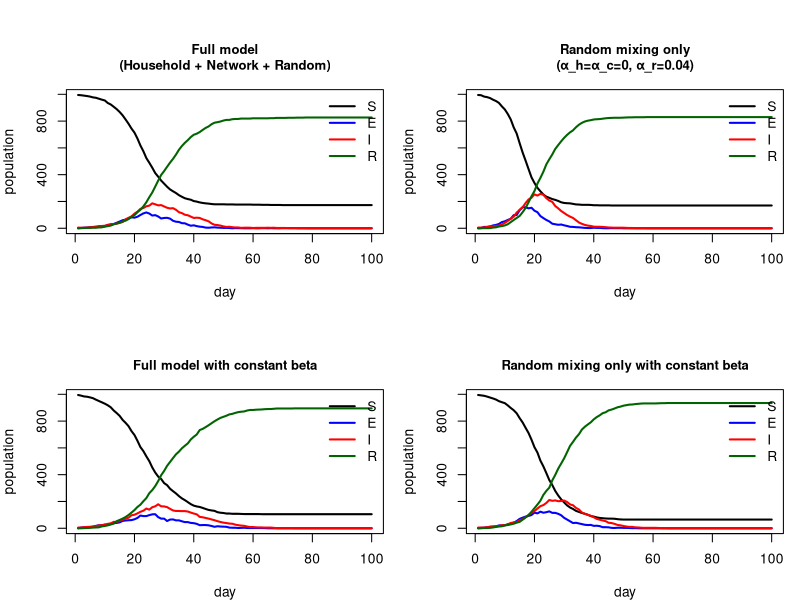

The R source for this figure:
n=1000
hmax=5
##################1
h <- sample(rep(1:n, times = sample(1:hmax, n, replace = TRUE))[1:n])


beta <- runif(n)  # everyone's beta value，U(0,1)

######################2
get.net <- function(beta, nc = 15) {
  
  # arguments：
  #   beta : everyone's beta value，U(0,1)
  #   nc   : 平均社交连接数numbers of average network population
  # return：
  #   adj  : everyone's network index
  # ----------------------------------------
  
  n <- length(beta)
  beta_bar <- mean(beta)
  
  # pij :prob of i and j have network
  pij <- outer(beta, beta, "*") * nc / (beta_bar^2 * (n - 1))
  pij[pij > 1] <- 1   # 概率不能超过 1
  
  # random matrix 
  rand <- matrix(runif(n^2), n, n)
  
  # compare Pij and random matrix, get yes/no matrix
  link <- rand < pij
  
  # everyone cannot hae network with themselves
  diag(link) <- FALSE
  
  # make it symmetric, eg: i has connection with j, 
  # implies j also has connection with i
  link[lower.tri(link)] <- t(link)[lower.tri(link)]
  
  # transfer matrix(above we get) into adj(for each one, "true" means "has connection")
  # summary all true and get a subset which record the index of other people
  adj <- apply(link, 1, function(x) which(x))
  
  return(adj)
}

alink <- get.net(beta, nc = 15)

## ---------------------------------------------------------------
## nseir()
## Purpose
##   Simulate a stochastic SEIR epidemic with three infection ways:
##   (1) infected by household members, (2) infected by regular network contacts
##   incfection, and (3)random mixing infection.
##
## Inputs:
##   beta   : length-n numeric; individual variability in the transmission rate
##   h      : length-n integer; household IDs 
##   alink  : list of integer vectors; alink[[i]] are regular (non-household) contacts of person i
##   alpha  : c(ah, ac, ar). daily infection probs for household, network, and residual random mixing
##   delta  : daily probability I -> R
##   gamma  : daily probability E -> I
##   nc     : target mean degree (used to scale random-mixing term)
##   nt     : number of simulated days
##   pinf   : the proportion of the initial population to randomly start in the I state
##
## Output:
##   a list with elements S, E, I, R and t 
##   giving the total population in each class each day and the day, respectively.
##
## How it works:
##   Each individual j has a disease state x_j ∈ {S=0, E=1, I=2, R=3}.
##   The simulation proceeds in daily time steps. On each day:
##      1) Disease progression:
##         • Infectious individuals (I) recover with probability delta (I→R);
##         • Exposed individuals (E) become infectious with probability gamma (E→I).
##      2) Infection probabilities:
##          For each susceptible person j, compute their probability 
##          of becoming exposed through three independent transmission routes:
##            • Household: increases with the number of infectious household members;
##            • Network: increases with the number of infectious social contacts;
##            • Random mixing: background exposure proportional to beta_j and the
##              total infectious “mass” (Σ beta_i over infectives).
##
##          Then, combine the three independent infection risks as
##          p_j = 1 - (1 - p_hh)(1 - p_net)(1 - p_rnd). Finally, for each susceptible j,
##          Generate a random number U_j ~ Uniform(0,1). Compare it to p_j.
##          If U_j < p_j, person j becomes newly exposed (state changes S→E), otherwise,
##          j is still susceptible (state S).
##
##    After all transitions, record population totals of S, E, I, and R for that day.

## ---------------------------------------------------------------
nseir <- function(beta, h, alink,
                  alpha = c(.1, .01, .01), delta = .2, gamma = .4,
                  nc = 15, nt = 100, pinf = .005) {
  
  n <- length(beta)
  b_mean <- mean(beta)
  ah <- alpha[1]; ac <- alpha[2]; ar <- alpha[3]
  
  # Initialise all individuals as susceptible (state 0),
  # then randomly select a small fraction (pinf of the population) to be infectious (state 2).
  x <- rep(0, n)
  x[sample.int(n, max(1, round(pinf * n)))] <- 2
  
  
  
  # Create empty vectors to store daily totals of S, E, I, and R
  S <- E <- I <- R <- rep(0, nt)
  S[1] <- sum(x == 0); I[1] <- sum(x == 2)
  
  # Create a list where each element contains the indices of people in the same household.
  hh <- split(1:n, h)
  
  # ---- Daily simulation loop ---------------------------------------------
  for (t in 2:nt) {
    
    # Generate one random number per person to decide all their possible state changes
    u <- runif(n)
    
    # Disease progression:
    # Infectious recover with probability delta and exposed become infectious with gamma.
    x[x == 2 & u < delta] <- 3               # I -> R
    x[x == 1 & u < gamma] <- 2               # E -> I
    
    # The infection probabilities of each way for each individual j.
    # Naming: p_h (household), p_n (network), p_r (random mixing).
    p_h <- p_n <- p_r <- numeric(n)
    
    # Household infection:
    # If a household has hi infectious members, every member's daily risk is
    # p_h = 1 - (1 - ah)^hi, assuming independent transmission events.
    if (ah > 0) {
      # Loop through each household (list of member indices)
      for (members in hh) {                 
        hi <- sum(x[members] == 2)   # Count how many people in this household are infectious      
        if (hi > 0) p_h[members] <- 1 - (1 - ah)^hi   # assign infection probability to all household members
      }
    }
    
    # Contact-network infection:
    # Each person j faces infection risk from infectious contacts in their network.
    # If they have n_i infectious neighbours, their daily probability is p_n = 1 - (1 - ac)^n_i.
    if (ac > 0) {
      # Find indices of all currently infectious individuals
      n_infectious <- which(x == 2)
      
      # Initialise vector: n_i[j] counts infectious neighbours of j
      n_i <- numeric(n)
      
      # Loop through every infectious person
      for (i in n_infectious) {
        neighbours <- alink[[i]]
        
        # Check if they have any contacts,
        if (length(neighbours))
          
          # increase neighbour counts for those contacts
          n_i[neighbours] <- n_i[neighbours] + 1L
      }
      # Infection probabilities:
      p_n <- 1 - (1 - ac)^n_i
    }
    
    # Residual random mixing:
    # Calculate the probability of infection not captured by households or edges.
    if (ar > 0) {
      sumB <- sum(beta[x == 2])                    # sum of beta for all infectious people
      
      # daily probability of random mixing 
      p_r <- (ar * nc / (b_mean^2 * (n - 1)))* beta * sumB
      p_r[p_r > 1] <- 1                            # numerical safety (rare)
    }
    
    # Combine the 3 independent infection ways:
    p <- 1 - (1 - p_h) * (1 - p_n) * (1 - p_r)
    
    # Apply S->E only to susceptibles: Bernoulli(U < p_j) per person.
    s <- which(x == 0)
    if (length(s)) x[s[runif(length(s)) < p[s]]] <- 1
    
    # Record the number of individuals in each disease state (S, E, I, R) at day t.
    S[t] <- sum(x == 0); E[t] <- sum(x == 1)
    I[t] <- sum(x == 2); R[t] <- sum(x == 3)
  }
  
  # Return daily counts and beta.
  list(S = S, E = E, I = I, R = R, beta = beta, t=seq_len(nt))
}

# Q4  Plotting function: visualize SEIR time series clearly
#
# Purpose
#   Given the SEIR simulation results from nseir() (S, E, I, R),
#   draw a clear, well-formatted line plot:
#      consistent colours and axes across scenarios
#      separate title() call to control font size and offset

# Inputs
#   res       : list containing res$S, res$E, res$I, res$R
#   main      : string, plot title
#   ylim      : numeric vector [ymin, ymax]; if NULL, set automatically
#   col       : colour vector for S/E/I/R (black/blue/red/darkgreen)
#   cex_main  : title text scaling factor (<1 slightly smaller)
#   line_main : vertical offset of the title (>1 moves it down slightly)

# Outputs
#   None (produces a plot on the current graphics device)

# Outline of logic
#   1) Use plot() once to draw S and set up axes (no title yet)
#   2) Add E, I, R with lines() to overlay in same coordinate frame
#   3) Add title() and legend() for clarity and consistency
# ------------------------------------------------------------
plot_epi <- function(res, main = "SEIR",
                     ylim = NULL,
                     col = c("black","blue","red","darkgreen"),
                     cex_main = 0.95, line_main = 1.2) {
  
  # Automatically choose y-axis range so that all curves are visible
  if (is.null(ylim))
    ylim <- c(0, max(res$S, res$E, res$I, res$R))
  
  # Draw the S curve first to establish axes.
  # Leave 'main' blank here and control title formatting later
  plot(seq_along(res$S), res$S, type = "l", lwd = 2, col = col[1],
       xlab = "day", ylab = "population", ylim = ylim, main = "")
  
  # Add the title separately to adjust size and offset precisely
  title(main = main, cex.main = cex_main, line = line_main)
  
  # Overlay the remaining three compartments on the same axes
  lines(seq_along(res$E), res$E, lwd = 2, col = col[2])
  lines(seq_along(res$I), res$I, lwd = 2, col = col[3])
  lines(seq_along(res$R), res$R, lwd = 2, col = col[4])
  
  # Add a legend (top right, no box) matching colours and labels
  legend("topright", bty = "n", lwd = 2, col = col,
         legend = c("S","E","I","R"))
}

# Q5  Run four SEIR scenarios and plot results

# Purpose
#   This function runs the four epidemic scenarios and plots them in a 2×2 grid for direct visual comparison:
#     (1) Full model: household + fixed contacts + random mixing
#     (2) Random mixing only (α_h=α_c=0, α_r=0.04)
#     (3) Full model with constant beta
#     (4) Random mixing only with constant beta

# Inputs
#   beta, h, alink : individual-level parameters:
#                    - beta: individual infectiousness/contact propensities
#                    - h: household membership vector (same length as beta)
#                    - alink: fixed contact network (list of neighbours)

#   nt  : number of time steps to simulate (default 100)
#         Each iteration corresponds to one “day” in the model
#         A value of 100 is sufficient to observe a full epidemic wave (rise–peak–decay) while keeping computation time reasonable

#   nc  : expected number of fixed contacts per person (15)

#   pinf: initial infection proportion (default 0.005)
#         Sets the fraction of individuals initially infectious
#         For n=10000, pinf=0.005 then 50 initial infectives
#         This value is large enough to seed an outbreak but small enough to observe the early exponential growth phase

#   alpha_full      : (α_h, α_c, α_r) used for the full model scenario
#   alpha_rand_only : (α_h, α_c, α_r) used for random-mixing-only scenario

# Outputs
#   Invisibly returns a list with results for each of the four scenarios:
#     $full, $rand_only, $full_const_beta, $rand_const_beta
#   Each element is a list of time series vectors (S, E, I, R, beta)
#   The function produces a 2×2 panel plot as side effect

# Implementation outline
#   - For each scenario, call nseir() with appropriate alpha and beta settings
#   - For constant-beta scenarios, rebuild the contact network because get.net() depends on beta heterogeneity
#   - Use par(mfrow=c(2,2)) to draw all four plots in one figure.
#   - Use larger top margin to prevent titles being clipped in RStudio.
# ------------------------------------------------------------
run_four_scenarios <- function(beta, h, alink,
                               nt = 100, nc = 15, pinf = 0.005,
                               alpha_full = c(0.1, 0.01, 0.01),
                               alpha_rand_only = c(0, 0, 0.04)) {
  n <- length(beta)
  
  # (1) Full model – all three transmission channels active
  epi1 <- nseir(beta = beta, h = h, alink = alink,
                alpha = alpha_full, delta = .2, gamma = .4,
                nc = nc, nt = nt, pinf = pinf)
  
  # (2) Random mixing only – disable household and network links
  epi2 <- nseir(beta = beta, h = h, alink = alink,
                alpha = alpha_rand_only, delta = .2, gamma = .4,
                nc = nc, nt = nt, pinf = pinf)
  
  # (3) Full model with constant beta:
  #     Replace individual betas with their mean and rebuild network
  beta_bar <- mean(beta)
  beta_cst <- rep(beta_bar, n)
  alink_cst <- get.net(beta_cst, nc = nc)  # rebuild network
  
  epi3 <- nseir(beta = beta_cst, h = h, alink = alink_cst,
                alpha = alpha_full, delta = .2, gamma = .4,
                nc = nc, nt = nt, pinf = pinf)
  
  # (4) Constant beta + random mixing only:
  #     Use the same constant-beta network but disable household and network links
  epi4 <- nseir(beta = beta_cst, h = h, alink = alink_cst,
                alpha = alpha_rand_only, delta = .2, gamma = .4,
                nc = nc, nt = nt, pinf = pinf)
  
  # ---- Plotting section ----
  # Create a 2×2 grid of subplots; enlarge top margin to keep titles visible
  op <- par(mfrow = c(2,2), mar = c(4,4,5.4,1))
  on.exit(par(op), add = TRUE)  # restore settings afterwards
  
  # Optional enhancement: compute a common y-axis limit (Y) for fair visual comparison
  # Y <- max(epi1$S, epi1$E, epi1$I, epi1$R,
  #          epi2$S, epi2$E, epi2$I, epi2$R,
  #          epi3$S, epi3$E, epi3$I, epi3$R,
  #          epi4$S, epi4$E, epi4$I, epi4$R)
  
  # Plot each scenario with descriptive two-line titles
  plot_epi(epi1, main = "Full model\n(Household + Network + Random)")
  plot_epi(epi2, main = "Random mixing only\n(α_h=α_c=0, α_r=0.04)")
  plot_epi(epi3, main = "Full model with constant beta")
  plot_epi(epi4, main = "Random mixing only with constant beta")
  
  # Return all results invisibly
  invisible(list(full = epi1,
                 rand_only = epi2,
                 full_const_beta = epi3,
                 rand_const_beta = epi4))
}
res4 <- run_four_scenarios(beta = beta, h = h, alink = alink,
                           nt = 100, nc = 15, pinf = .005)
